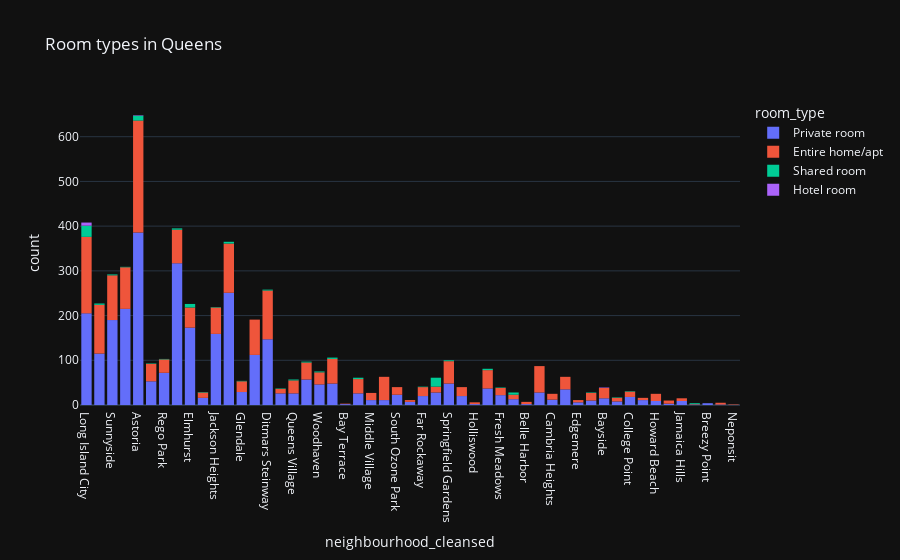

The cell this chart's notebook holds for it:
### Markdown cell above
### Roomtypes in Qns

### Code cell
abnb_queens_df = abnb[abnb.neighbourhood_group_cleansed == 'Queens']

room_graph=px.histogram(abnb_queens_df, x="neighbourhood_cleansed",color = "room_type",title="Room types in Queens", template="plotly_dark")
room_graph.show()

### Figure 1 — Plotly figure (JSON) as saved in the notebook; plotly's stock layout.template omitted (floating-point values rounded to 4 significant figures; data arrays with more than 128 entries replaced by an {"elided": "..."} marker saying what was removed)
{"data": [{"alignmentgroup": "True", "bingroup": "x", "hovertemplate": "room_type=Private room<br>neighbourhood_cleansed=%{x}<br>count=%{y}<extra></extra>", "legendgroup": "Private room", "marker": {"color": "#636efa", "pattern": {"shape": ""}}, "name": "Private room", "offsetgroup": "Private room", "orientation": "v", "showlegend": true, "type": "histogram", "x": {"elided": "3085 str values"}, "xaxis": "x", "yaxis": "y"}, {"alignmentgroup": "True", "bingroup": "x", "hovertemplate": "room_type=Entire home/apt<br>neighbourhood_cleansed=%{x}<br>count=%{y}<extra></extra>", "legendgroup": "Entire home/apt", "marker": {"color": "#EF553B", "pattern": {"shape": ""}}, "name": "Entire home/apt", "offsetgroup": "Entire home/apt", "orientation": "v", "showlegend": true, "type": "histogram", "x": {"elided": "1970 str values"}, "xaxis": "x", "yaxis": "y"}, {"alignmentgroup": "True", "bingroup": "x", "hovertemplate": "room_type=Shared room<br>neighbourhood_cleansed=%{x}<br>count=%{y}<extra></extra>", "legendgroup": "Shared room", "marker": {"color": "#00cc96", "pattern": {"shape": ""}}, "name": "Shared room", "offsetgroup": "Shared room", "orientation": "v", "showlegend": true, "type": "histogram", "x": ["Ditmars Steinway", "Jamaica", "Astoria", "Long Island City", "Astoria", "Long Island City", "Ozone Park", "Astoria", "Ditmars Steinway", "Corona", "Ozone Park", "Corona", "Elmhurst", "Forest Hills", "Hollis", "Astoria", "Corona", "Far Rockaway", "Corona", "Astoria", "Corona", "Corona", "Queens Village", "Corona", "Elmhurst", "Forest Hills", "Flushing", "Flushing", "Long Island City", "Woodhaven", "Richmond Hill", "Queens Village", "Long Island City", "Astoria", "Rego Park", "Sunnyside", "Astoria", "Maspeth", "Corona", "Corona", "Little Neck", "Jackson Heights", "Elmhurst", "Jamaica", "Springfield Gardens", "St. Albans", "Sunnyside", "Maspeth", "Briarwood", "Long Island City", "Ozone Park", "Forest Hills", "Long Island City", "Flushing", "Elmhurst", "Long Island City", "Jamaica", "Corona", "Long Island City", "Long Island City", "Fresh Meadows", "Long Island City", "St. Albans", "Little Neck", "Long Island City", "Flushing", "Woodside", "Elmhurst", "Elmhurst", "Long Island City", "Long Island City", "Long Island City", "Long Island City", "Long Island City", "Long Island City", "Long Island City", "College Point", "Springfield Gardens", "Astoria", "Astoria", "Long Island City", "Long Island City", "Long Island City", "Kew Gardens Hills", "Elmhurst", "Woodside", "Woodside", "Astoria", "Astoria", "Elmhurst", "Corona", "Long Island City", "Woodhaven", "Ridgewood", "Long Island City", "Kew Gardens", "Glendale", "Long Island City", "Corona", "Corona", "Corona", "Corona", "Corona", "Corona", "Corona", "Jamaica Estates", "Jamaica Estates", "Long Island City", "Corona", "Jamaica Estates", "St. Albans", "Jamaica Estates", "Jamaica Estates", "Corona"], "xaxis": "x", "yaxis": "y"}, {"alignmentgroup": "True", "bingroup": "x", "hovertemplate": "room_type=Hotel room<br>neighbourhood_cleansed=%{x}<br>count=%{y}<extra></extra>", "legendgroup": "Hotel room", "marker": {"color": "#ab63fa", "pattern": {"shape": ""}}, "name": "Hotel room", "offsetgroup": "Hotel room", "orientation": "v", "showlegend": true, "type": "histogram", "x": ["Astoria", "Long Island City", "Long Island City", "Long Island City", "Long Island City", "Long Island City", "Long Island City", "Bayside", "Long Island City"], "xaxis": "x", "yaxis": "y"}], "layout": {"barmode": "relative", "legend": {"title": {"text": "room_type"}, "tracegroupgap": 0}, "title": {"text": "Room types in Queens"}, "xaxis": {"anchor": "y", "domain": [0, 1], "title": {"text": "neighbourhood_cleansed"}}, "yaxis": {"anchor": "x", "domain": [0, 1], "title": {"text": "count"}}}}
